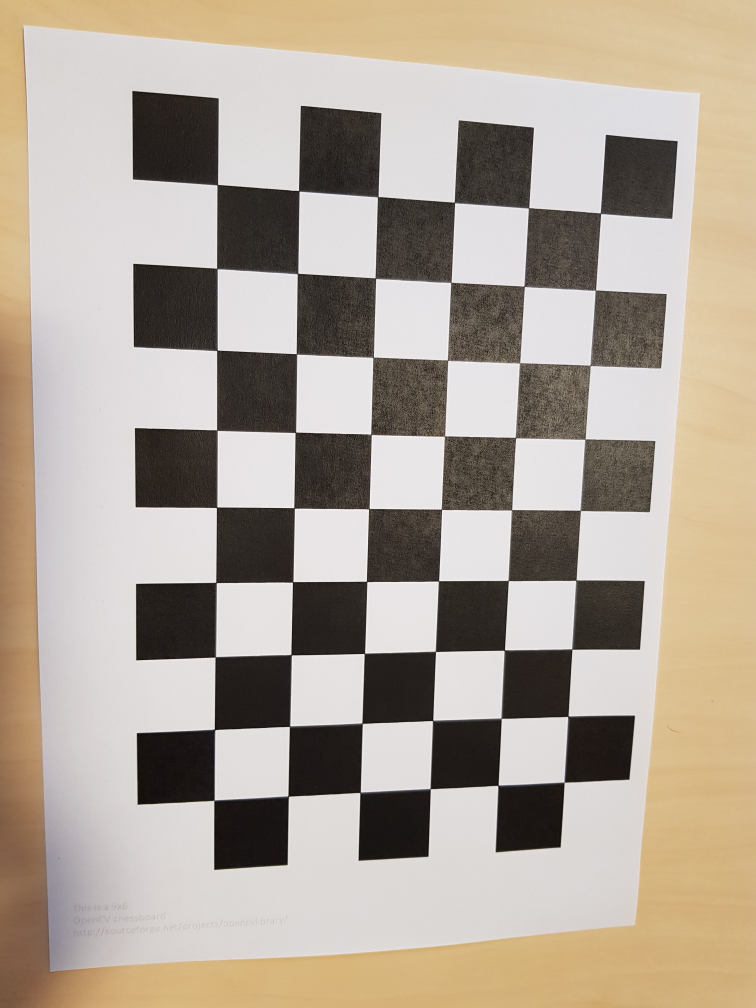
//> input picture ex1/chessboard_pics/20200124_114028.jpg, 3024 x 4032 px (shown at 1/4 size)
$ ./cameraCalibration chessboard_pics/ chessboard_pics/   (built with g++ and OpenCV 4)
//> lines starting //> are read from the running program, lines starting //| are printed output that depends on the picture; after the words box and inside, x2 and y2 are one past the last pixel; in counts of white or black regions, pixels touching at a corner belong together
#include <stdio.h>
#include <opencv2/opencv.hpp>
#include <string>
#include <iostream>
#include <vector>
#include <algorithm>
#include <iterator>

using namespace cv;
using namespace std;

void initialiseObjectCorners(Size boardSize, vector<Point3f> & objectCorners){
//> called with boardSize = Size(9, 6)
    for (int i=0; i<boardSize.height; i++) {
        for (int j=0; j<boardSize.width; j++) {
            objectCorners.push_back(Point3f(i, j, 0.0f));
        }
    }
}

vector<String> getFilesFromFolder(String folder){
    vector<String> files;
    glob(folder, files, false);
    return files;
}

vector<Point2f> defineTargetCorners(Mat target){
    vector<Point2f> target_points;
    // define corners for the target image
    target_points.push_back(Point2f(0, 0));
    target_points.push_back(Point2f(target.cols, 0));
    target_points.push_back(Point2f(target.cols, target.rows));
    target_points.push_back(Point2f(0, target.rows));
    return target_points;
}

void sortCorners(vector<Point2f>& corners){
    Point2f center(0,0);
    for (int i = 0; i < corners.size(); i++)
        center += corners[i];
    center *= (1. / corners.size());
    // using code from here: https://github.com/stereomatchingkiss/blogCodes2/blob/master/libs/warpImage/warpUtility.hpp
    vector<Point2f> top, bot;
    for (int i = 0; i < corners.size(); i++)
    {
        if (corners[i].y < center.y)
            top.push_back(corners[i]);
        else
            bot.push_back(corners[i]);
    }
    Point2f tl = top[0].x > top[1].x ? top[1] : top[0];
    Point2f tr = top[0].x > top[1].x ? top[0] : top[1];
    Point2f bl = bot[0].x > bot[1].x ? bot[1] : bot[0];
    Point2f br = bot[0].x > bot[1].x ? bot[0] : bot[1];
    corners.clear();
    corners.push_back(tl);
    corners.push_back(tr);
    corners.push_back(br);
    corners.push_back(bl);
}

int main(int argc, char** argv ) {
    // camera calibration code based on code from opencv 3 cookbook by Laganiere
    // get folder of images as argument
    String calibrationImageFolder = argv[1];
    String undistortionImageFolder = argv[2];
    auto calibrationFiles = getFilesFromFolder(calibrationImageFolder);
    // define board size
    Size boardSize(9,6);
    // positions in original space
    vector<vector<Point3f>> objectPoints;
    // positions in image
    vector<vector<Point2f>> imagePoints;
    // set 3D points by assuming z index is zero
    // each square is assumed to be length of one unit
    vector<Point3f> objectCorners;
    initialiseObjectCorners(boardSize, objectCorners);
    Size imageSize;
    cout << "Obtaining points for camera calibration" << endl;
    // loop through images in the folder
    for (size_t i=0; i<calibrationFiles.size(); i++) {
        String imageFile = calibrationFiles[i];
        cout << "Processing image " << imageFile << endl;
        Mat image = imread(samples::findFile(imageFile), IMREAD_GRAYSCALE);
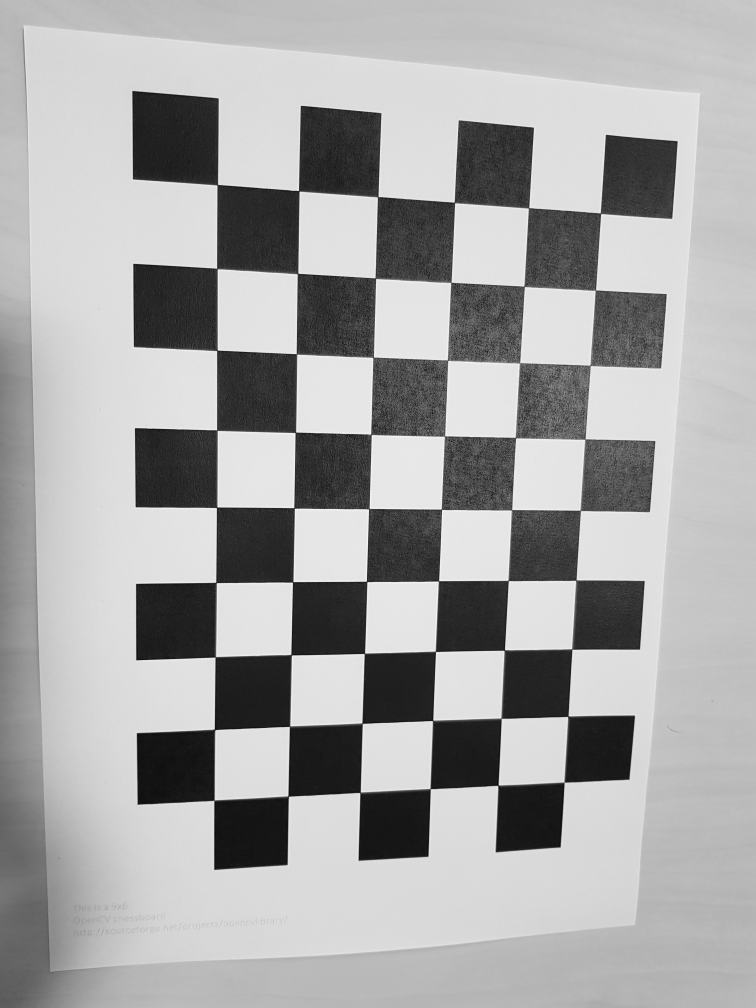
//> image: 4032 rows x 3024 cols, CV_8UC1 (shown at 1/4 size); min 0, max 255, mean 166.5
        imageSize = image.size();
//> imageSize = Size(3024, 4032)
        // detect chess board corners
        vector<Point2f> imageCorners;
        bool found = findChessboardCorners(image, boardSize, imageCorners);
//> imageCorners = 54 Points (x, y), first 12: [2401.7, 853.5], [2383.4, 1161.3], [2360, 1462.1], [2341, 1758], [2323, 2044.5], [2303.3, 2322.7], [2288.8, 2598.6], [2271.6, 2866.7], [2257.7, 3129.9], [2114.6, 834.5], [2097.5, 1147], [2080.7, 1452]; found = true
        if (found) {
            // use subpixel accuracy in localisation
            int maxIterations = 30;
            float minAccuracy = 0.1;
            // obtain better accuracy with subpixels
            cornerSubPix(image, imageCorners, Size(5, 5), Size(-1, -1), TermCriteria(TermCriteria::MAX_ITER + TermCriteria::EPS, maxIterations, minAccuracy));
//> imageCorners = 54 Points (x, y), first 12: [2403.2, 854.7], [2382.7, 1162.1], [2361.5, 1463.2], [2341, 1758.2], [2322.1, 2043.4], [2304.6, 2322], [2288.2, 2597.8], [2272.7, 2866.1], [2257.7, 3129.9], [2115.6, 833.3], [2097.8, 1147.5], [2079.9, 1453]
            if (imageCorners.size() == boardSize.area()) {
                // save the respective 3D points and corresponding image points
                objectPoints.push_back(objectCorners);
                imagePoints.push_back(imageCorners);
//> imagePoints = 1 point lists
            }
            //drawChessboardCorners(image, boardSize, Mat(imageCorners), found);
            //imshow("Chess board with corners", image);
            //waitKey(0);
        } else {
            cout << "Cannot use image " << imageFile << endl;
        }
    }
//> pass 2 of the loop `for (size_t i=0; i<calibrationFiles.size(); i++)`:
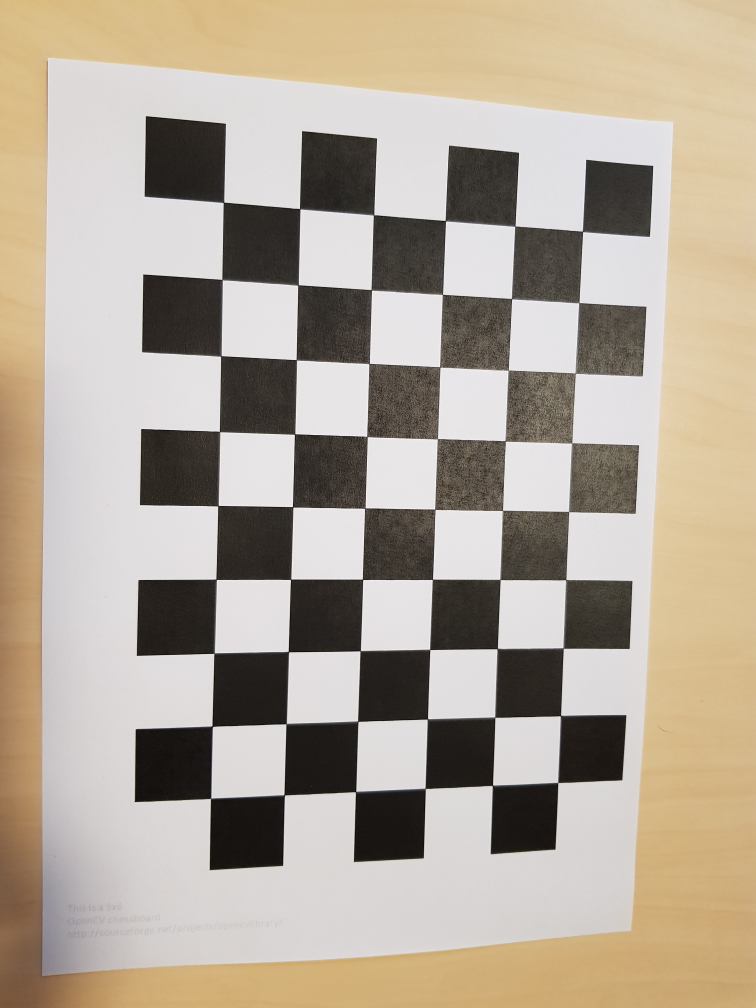
//> input picture ex1/chessboard_pics/20200124_114030.jpg, 3024 x 4032 px (shown at 1/4 size)
//> `bool found = findChessboardCorners(image, boardSize, imageCorners);`: imageCorners = 54 Points (x, y), first 12: [2331, 927.5], [2315.4, 1213.9], [2299.9, 1492.6], [2286.3, 1774.7], [2276.5, 2049.6], [2262.6, 2321.5], [2252.5, 2591.1], [2244.2, 2861.5], [2232.5, 3131.5], [2059.4, 907.6], [2048.4, 1197.6], [2032.4, 1483.5]
//> `cornerSubPix(image, imageCorners, Size(5, 5), Size(-1, -1), TermCriter..`: imageCorners = 54 Points (x, y), first 12: [2331.2, 927.2], [2316.6, 1212.6], [2301.4, 1493.8], [2288, 1773.7], [2275.4, 2047.7], [2264.2, 2320.1], [2253.7, 2593.4], [2242.9, 2863.2], [2232.6, 3131.3], [2060.4, 906.3], [2047.1, 1196.7], [2034, 1482.3]
//> imagePoints = 2 point lists
    // do final calibration
    // define variables to catch outputs
    cout << "Running calibration with " << imagePoints.size() << " images" << endl;
//| Running calibration with 2 images
    vector<Mat> rvecs, tvecs;
    Mat cameraMatrix;
    Mat distCoeffs;
    calibrateCamera(objectPoints, imagePoints, imageSize, cameraMatrix, distCoeffs, rvecs, tvecs, 0);
//> cameraMatrix = [[2005.4, 0, 1408.5], [0, 2011.2, 1857.5], [0, 0, 1]]; distCoeffs = [0.0353, -0.0366, -0.000292, -0.0011, 0.0157]
    cout << "intrinsic parameters" << endl;
    cout << cameraMatrix << endl;
//| [2005.427909662999, 0, 1408.504986387436;
//|  0, 2011.217257118493, 1857.506626361005;
//|  0, 0, 1]
    cout << "Distortion coefficients" << endl;
    cout << distCoeffs << endl;
//| [0.03530360392480081, -0.03659383673072594, -0.0002915187500686889, -0.001104197156526234, 0.01572433226264762]
    // corner detection code based on OpenCV tutorial:
    // https://docs.opencv.org/3.4/d8/dd8/tutorial_good_features_to_track.html
    // corner detections
    RNG rng(12345);
    int maxCorners = 4;
    vector<Point2f> corners;
    double qualityLevel = 0.01;
    double minDistance = 700;
    int blockSize = 70, gradientSize = 5;
    bool useHarrisDetector = false;
    double k = 0.01;
    auto undistortionFiles = getFilesFromFolder(undistortionImageFolder);
    Mat undistorted;
    Mat mapx, mapy;
    for(int i = 0; i < undistortionFiles.size(); i++) {
        String imageFile = undistortionFiles[i];
        cout << "Detecting corners for " << imageFile << endl;
        Mat image = imread(samples::findFile(imageFile), IMREAD_GRAYSCALE);
        imshow("Original image", image);
        imwrite("processed_images/" + to_string(i) + ".jpg", image);
        waitKey(0);
        Mat copy = image.clone();
        threshold(copy, copy, 0, 255, THRESH_BINARY + THRESH_OTSU);
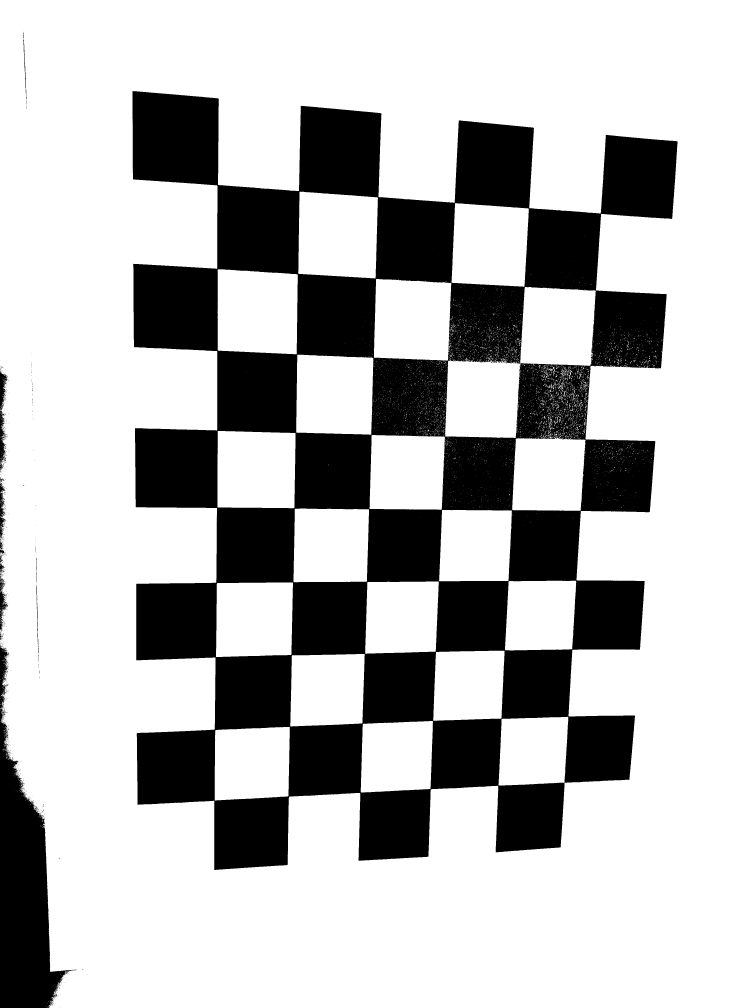
//> copy: 4032 rows x 3024 cols, CV_8UC1 (shown at 1/4 size); 73.1% white; 892 black regions (869 under 20 px), largest, box (x1, y1, x2, y2) and area: (530, 364, 2710, 3480) 3082172, (0, 2583, 304, 4032) 181998, (0, 1643, 25, 1880) 2905
        goodFeaturesToTrack(copy,
                            corners,
                            maxCorners,
                            qualityLevel,
                            minDistance,
                            Mat(),
                            blockSize,
                            gradientSize,
                            useHarrisDetector,
                            k);
//> corners = 4 Points (x, y): [2200, 1490], [2, 1816], [1, 2709], [1519, 1709]
        cout << "Number of corners detected: " << corners.size() << endl;
//| Number of corners detected: 4
        int radius = 20;
        for( size_t i = 0; i < corners.size(); i++ )
        {
            circle(copy, corners[i], radius, Scalar(100, 200, 100), FILLED );
        }
//> this loop made 4 passes
        imshow("Corners detected", copy);
        imwrite("processed_images/" + to_string(i) + "_corners.jpg", copy);
        waitKey(0);
        sortCorners(corners);
//> the loop in sortCorners, `for (int i = 0; i < corners.size(); i++)` made 4 passes
//> center on passes 1 to 4: Point(2200, 1490), Point(2202, 3306), Point(2203, 6015), Point(3722, 7724)
//> in sortCorners, `center *= (1. / corners.size());`: center = Point(930.5, 1931)
//> the loop in sortCorners, `for (int i = 0; i < corners.size(); i++)` made 4 passes
//> in sortCorners, `Point2f tl = top[0].x > top[1].x ? top[1] : top[0];`: tl = Point(2, 1816)
//> in sortCorners, `Point2f tr = top[0].x > top[1].x ? top[0] : top[1];`: tr = Point(2200, 1490)
//> in sortCorners, `Point2f bl = bot[0].x > bot[1].x ? bot[1] : bot[0];`: bl = Point(0, 0)
//> in sortCorners, `Point2f br = bot[0].x > bot[1].x ? bot[0] : bot[1];`: br = Point(1, 2709)
//> in sortCorners, `corners.push_back(tl);`: corners = 1 Point (x, y): [2, 1816]
//> in sortCorners, `corners.push_back(tr);`: corners = 2 Points (x, y): [2, 1816], [2200, 1490]
//> in sortCorners, `corners.push_back(br);`: corners = 3 Points (x, y): [2, 1816], [2200, 1490], [1, 2709]
//> in sortCorners, `corners.push_back(bl);`: corners = 4 Points (x, y): [2, 1816], [2200, 1490], [1, 2709], [0, 0]
        // perspective correction
        Mat target = Mat::zeros(copy.rows, copy.cols, CV_8UC3);
        auto target_points = defineTargetCorners(target);
        Mat transformMatrix = getPerspectiveTransform(corners, target_points);
//> transformMatrix = [[749.5, -0.825, 0], [-0.329, -2.22, 4032], [0.248, -0.000642, 1]]
        // Apply perspective transformation
        warpPerspective(image, target, transformMatrix, target.size());
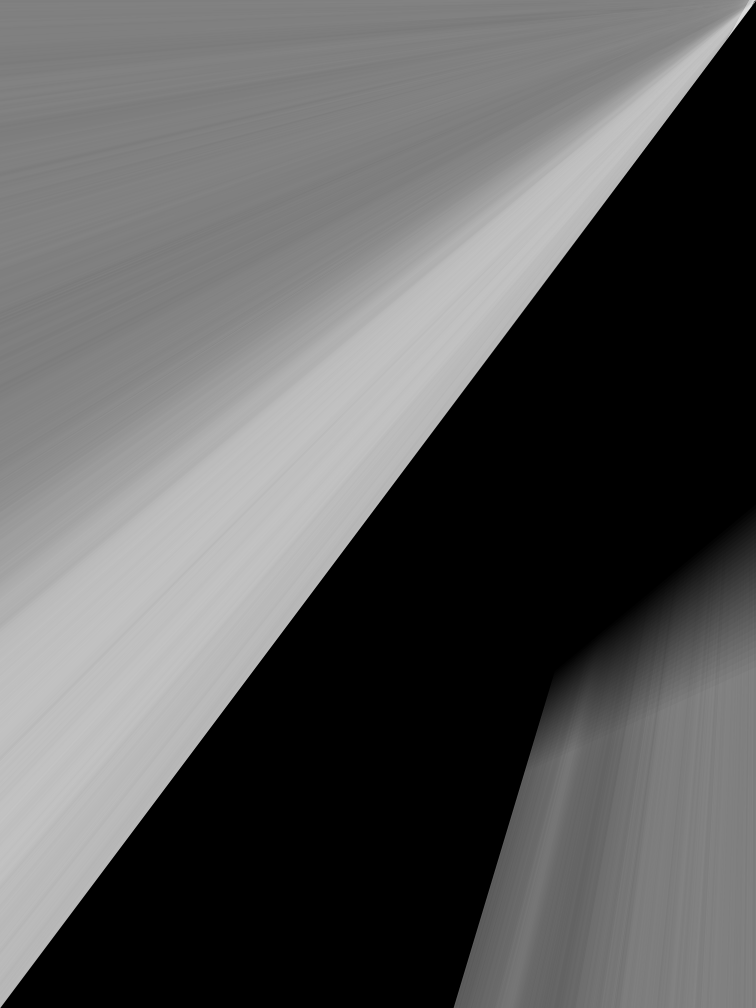
//> target: 4032 rows x 3024 cols, CV_8UC1 (shown at 1/4 size); min 0, max 238, mean 91.8
        imshow("Processed image", target);
        imwrite("processed_images/" + to_string(i) + "_processed.jpg", target);
        waitKey(0);
        // undistortion
        // undistorting code based on Laganiere and
        // OpenCV camera calibration tutorial: https://docs.opencv.org/3.4.9/d4/d94/tutorial_camera_calibration.html
        // only run initialisation on the first time
        if (i == 0) {
            cout << "Calculating distortion mappings" << endl;
            Size imageSize = target.size();
            // the undistorted picture will correspond to picture taken with a camera with a new matrix
            auto optimalMatrix = getOptimalNewCameraMatrix(cameraMatrix, distCoeffs, imageSize, 0, imageSize, 0);
//> optimalMatrix = [[2062.6, 0, 1407], [0, 2062.8, 1865.6], [0, 0, 1]]
            initUndistortRectifyMap(cameraMatrix, distCoeffs, Mat(), optimalMatrix, imageSize, CV_16SC2, mapx, mapy);
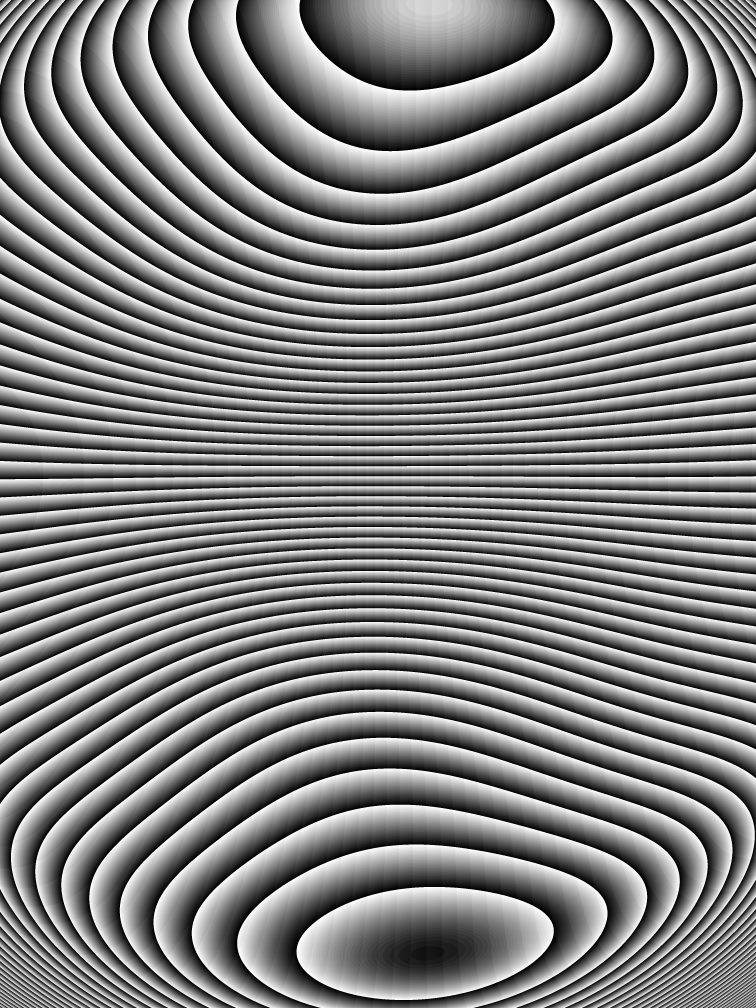
//> mapy: 4032 rows x 3024 cols, CV_16UC1 (shown at 1/4 size); min 0, max 1023, mean 510.2; drawn with min black and max white
        }
        remap(target, undistorted, mapx, mapy, INTER_LINEAR);
        imshow("Undistorted image", undistorted);
        imwrite("processed_images/" + to_string(i) + "_undistorted.jpg", undistorted);
        waitKey(0);
        destroyAllWindows();
    }
//> pass 2 of the loop `for(int i = 0; i < undistortionFiles.size(); i++)`:
//> `threshold(copy, copy, 0, 255, THRESH_BINARY + THRESH_OTSU);`:
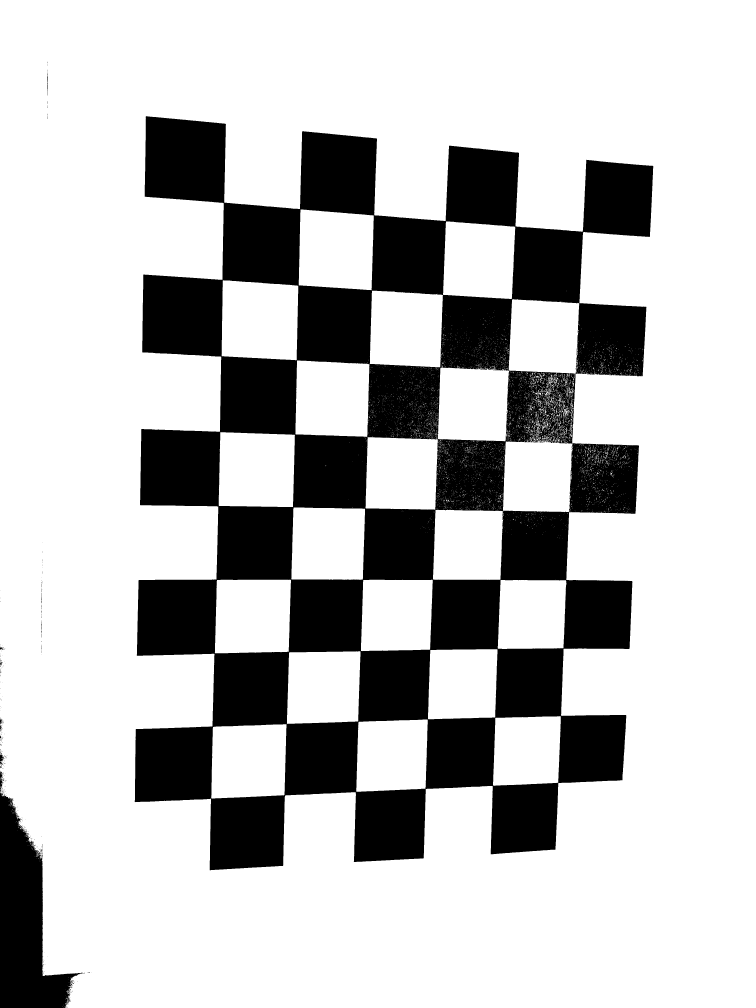
//> copy: 4032 rows x 3024 cols, CV_8UC1 (shown at 1/4 size); 75.4% white; 381 black regions (363 under 20 px), largest, box (x1, y1, x2, y2) and area: (539, 465, 2613, 3481) 2853767, (0, 3165, 340, 4032) 140045, (0, 3084, 16, 3164) 534
//> `goodFeaturesToTrack(copy, corners, maxCorners, qualityLevel, minDistan..`: corners = 4 Points (x, y): [2146, 1736], [3, 3154], [1497, 1467], [294, 3972]
//| Number of corners detected: 4
//> the loop `for( size_t i = 0; i < corners.size(); i++ )` made 4 passes
//> the loop in sortCorners (call 2), `for (int i = 0; i < corners.size(); i++)` made 4 passes
//> center on passes 1 to 4: Point(2146, 1736), Point(2149, 4890), Point(3646, 6357), Point(3940, 10329)
//> the loop in sortCorners (call 2), `for (int i = 0; i < corners.size(); i++)` made 4 passes
//> `sortCorners(corners);`: corners = 4 Points (x, y): [1497, 1467], [2146, 1736], [294, 3972], [3, 3154]
//> transformMatrix = [[34.04, 30.15, -95183.6], [-6.36, 15.34, -12988.9], [0.0022, 0.00246, 1]]
//> `remap(target, undistorted, mapx, mapy, INTER_LINEAR);`:
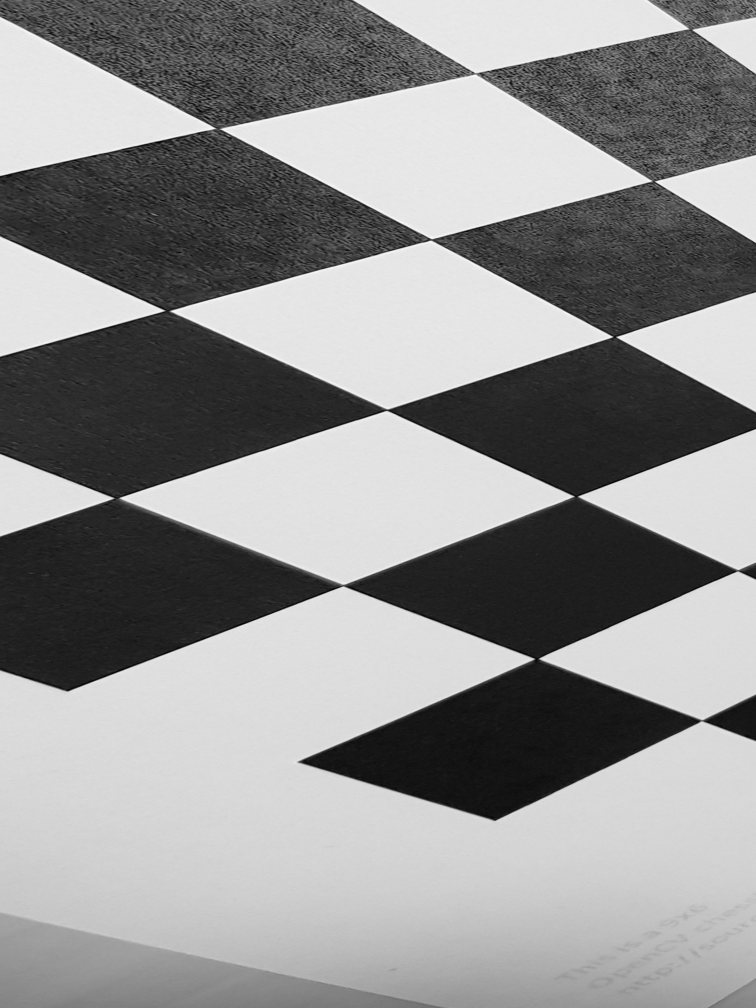
//> undistorted: 4032 rows x 3024 cols, CV_8UC1 (shown at 1/4 size); min 0, max 255, mean 144.4
}
